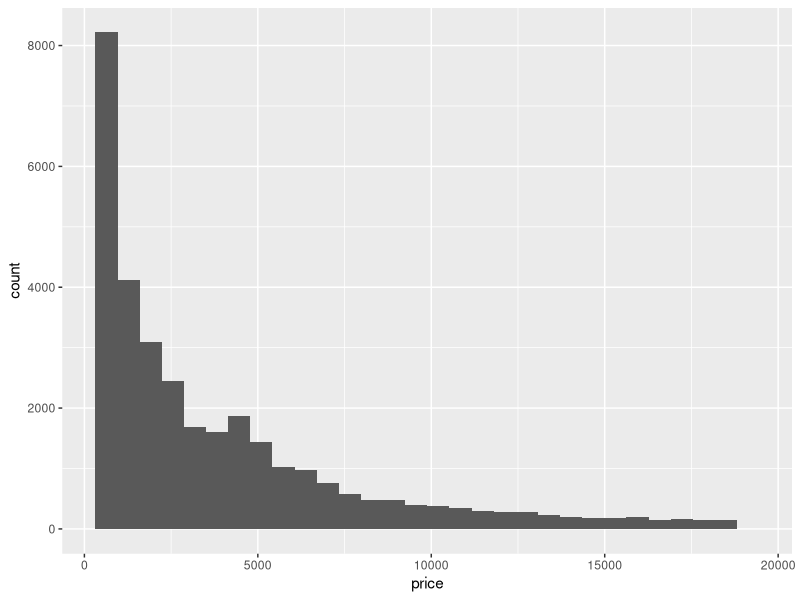
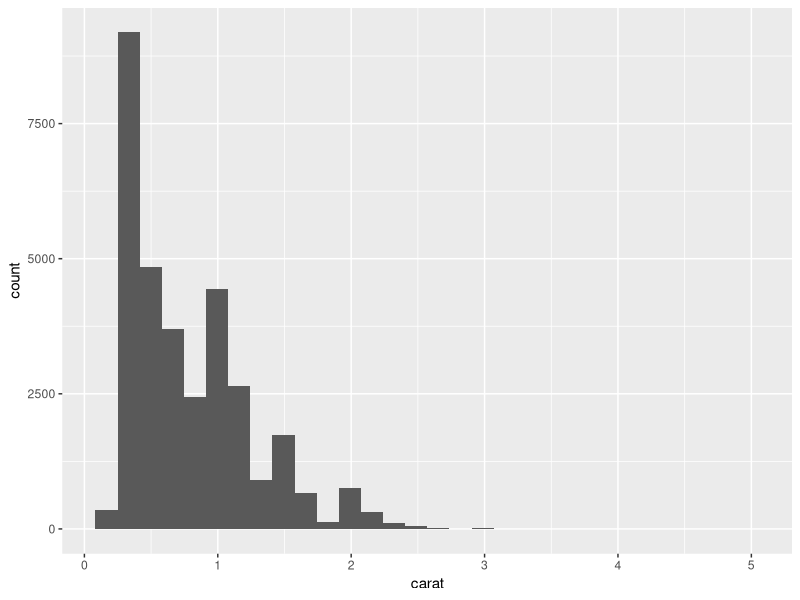

Recreate these plots in R, in order. (Note: this script raises an error after producing the figures.)
library(tidyverse)

# check out our data (included with 'tidyverse' package)
diamonds

# training/test/validation split
set.seed(12345)
train.proportion <- 0.6
test.proportion <- 0.2
validation.proportion <- 0.2

# pull out the training data
train.index <- sample(1:nrow(diamonds), nrow(diamonds)*train.proportion)
train.data <- diamonds[train.index,]

# select test and validation from what's left over
holdout.data <- diamonds[-train.index,]
test.index <- sample(1:nrow(holdout.data), nrow(diamonds)*test.proportion)
test.data <- holdout.data[test.index,]
validation.data <- holdout.data[-test.index,]

### a bit of data exploration ###

# 'price' data distribution
summary(train.data$price)
ggplot(data=train.data) +
  geom_histogram(mapping = aes(x=price))

# 'carat' data distribution
summary(train.data$carat)
ggplot(data=train.data) +
  geom_histogram(mapping = aes(x=carat))

# price vs carat
ggplot(data=train.data[train.plot.sample.idx,]) + 
  geom_point(mapping = aes(x=carat,y=price))


### train a linear regression model using a single variable, carat, as predictor
carat.lm <- lm(data = train.data, price ~ carat)
summary(carat.lm)

train.data$price.pred.carat <- predict(carat.lm, newdata=train.data)

# sample just 1000 points from the training data for easy plotting
train.plot.sample.idx <- sample(1:nrow(train.data), 1000)


# plot price vs. the model predictions
ggplot(data=train.data[train.plot.sample.idx,]) + 
  geom_point(mapping = aes(x=price.pred.carat,y=price)) +
  geom_abline(intercept=0, slope=1, color="red")

# compare with the plot of price vs carat directly
ggplot(data=train.data[train.plot.sample.idx,]) + 
  geom_point(mapping = aes(x=carat,y=price))

# ...in other words
ggplot(data=train.data[train.plot.sample.idx,]) + 
  geom_point(mapping = aes(x=carat,y=price.pred.carat))


# plot price vs. the model predictions with forced equal x, y scales
ggplot(data=train.data[train.plot.sample.idx,]) + 
  geom_point(mapping = aes(x=price.pred.carat,y=price)) +
  coord_equal(ratio=1) +
  geom_abline(intercept=0, slope=1, color="red")

# note: some price predictions are less than 0 - why is this?


# check out the distribution of residuals for this model
train.data$carat.lm.residuals <- train.data$price - train.data$price.pred.carat
ggplot(data=train.data[train.plot.sample.idx,]) +
  geom_histogram(mapping = aes(x=carat.lm.residuals)) + 
  geom_vline(xintercept = 0, color="red")

# linear regression assumes error is normally distributed - are we close?


### Polynomial models ###

# try adding a higher-order term
# aka fitting price to a 2nd-order polynomial of carat
carat.lm.poly.2 <- lm(data = train.data, price ~ carat + I(carat^2))
summary(carat.lm.poly.2)

# plot price vs predicted price for the polynomial model
train.data$price.pred.carat.poly.2 <- predict(carat.lm.poly.2, newdata=train.data)
ggplot(data=train.data[train.plot.sample.idx,]) + 
  geom_point(mapping = aes(x=price.pred.carat.poly.2,y=price)) +
  coord_equal(ratio=1) + 
  geom_abline(intercept=0, slope=1, color="red")

# look at the distribution of residuals
train.data$residuals.carat.poly.2 <- train.data$price - train.data$price.pred.carat.poly.2
ggplot(data=train.data[train.plot.sample.idx,]) +
  geom_histogram(mapping = aes(x=residuals.carat.poly.2)) + 
  geom_vline(xintercept = 0, color="red")

# try a 3rd-order polynomial
carat.lm.poly.3 <- lm(data = train.data, price ~ carat + I(carat^2) + I(carat^3))
summary(carat.lm.poly.3)

# plot price vs predicted price for the 3rd-order polynomial model
train.data$price.pred.carat.poly.3 <- predict(carat.lm.poly.3, newdata=train.data)

ggplot(data=train.data[train.plot.sample.idx,]) + 
  geom_point(mapping = aes(x=price.pred.carat.poly.3,y=price)) +
  coord_equal(ratio=1) + 
  geom_abline(intercept=0, slope=1, color="red")

# look at the distribution of residuals for the poly 3 model
train.data$residuals.carat.poly.3 <- train.data$price - train.data$price.pred.carat.poly.3
ggplot(data=train.data[train.plot.sample.idx,]) +
  geom_histogram(mapping = aes(x=residuals.carat.poly.3)) + 
  geom_vline(xintercept = 0, color="red")

# compare performance of each model against the validation set

# compute predicted price by each model for the validation set
validation.data$price.pred.carat.lm <- predict(carat.lm, newdata=validation.data)
validation.data$price.pred.carat.poly.2 <- predict(carat.lm.poly.2, newdata=validation.data)
validation.data$price.pred.carat.poly.3 <- predict(carat.lm.poly.3, newdata=validation.data)

# look at some actual accuracy metrics
library(forecast)
accuracy(validation.data$price.pred.carat.lm, validation.data$price)
accuracy(validation.data$price.pred.carat.poly.2, validation.data$price)
accuracy(validation.data$price.pred.carat.poly.3, validation.data$price)

# ME: Mean Error
# RMSE: Root Mean Squared Error
# MAE: Mean Absolute Error
# MPE: Mean Percentage Error
# MAPE: Mean Absolute Percentage Error

# R-squared
cor(validation.data$price.pred.carat.lm, validation.data$price)^2
cor(validation.data$price.pred.carat.poly.2, validation.data$price)^2
cor(validation.data$price.pred.carat.poly.3, validation.data$price)^2

# what about adjusted R-squared?


### Why not use higher-order polynomials all the time? ###

# try with a tiny training dataset
set.seed(11235)
train.data.tiny.index <- sample(1:nrow(train.data), 10)
train.data.tiny <- train.data[train.data.tiny.index,]

ggplot(data=train.data.tiny) + 
  geom_point(mapping = aes(x = carat, y = price))

# train our 3 polynomial models on the tiny dataset
tiny.poly.1 <- lm(data=train.data.tiny, price ~ carat)
summary(tiny.poly.1)

tiny.poly.2 <- lm(data=train.data.tiny, price ~ carat + I(carat^2))
summary(tiny.poly.2)

tiny.poly.3 <- lm(data=train.data.tiny, price ~ carat + I(carat^2) + I(carat^3))
summary(tiny.poly.3)

tiny.poly.5 <- lm(data=train.data.tiny, price ~ carat + I(carat^2) + I(carat^3)
                  + I(carat^4) + I(carat^5))
summary(tiny.poly.5)

tiny.poly.8 <- lm(data=train.data.tiny, price ~ carat + I(carat^2) + I(carat^3)
                  + I(carat^4) + I(carat^5) + I(carat^6) + I(carat^7)+ I(carat^8))
summary(tiny.poly.8)
# look at the curves fit by each model

# simple linear model
tiny.poly.1$coefficients
ggplot(data=train.data.tiny) + 
  geom_point(mapping = aes(x = carat, y = price)) + 
  stat_function(geom = "line",
                fun = function(x) tiny.poly.1$coefficients[1] + 
                  tiny.poly.1$coefficients[2]*x
                ) + 
  ggtitle("Linear Model")


# 2nd-order polynomial
tiny.poly.2$coefficients
ggplot(data=train.data.tiny) + 
  geom_point(mapping = aes(x = carat, y = price)) + 
  stat_function(geom = "line",
                fun = function(x) tiny.poly.2$coefficients[1] + 
                  tiny.poly.2$coefficients[2]*x + 
                  tiny.poly.2$coefficients[3]*x^2
  ) + 
  ggtitle("Polynomial Order 2")

# 3rd-order polynomial
tiny.poly.3$coefficients
ggplot(data=train.data.tiny) + 
  geom_point(mapping = aes(x = carat, y = price)) + 
  stat_function(geom = "line",
                fun = function(x) tiny.poly.3$coefficients[1] + 
                  tiny.poly.3$coefficients[2]*x + 
                  tiny.poly.3$coefficients[3]*x^2 + 
                  tiny.poly.3$coefficients[4]*x^3
  ) + 
  ggtitle("Polynomial Order 3")


# 5th-order polynomial
tiny.poly.5$coefficients
ggplot(data=train.data.tiny) + 
  geom_point(mapping = aes(x = carat, y = price)) + 
  stat_function(geom = "line",
                fun = function(x) tiny.poly.5$coefficients[1] + 
                  tiny.poly.5$coefficients[2]*x + 
                  tiny.poly.5$coefficients[3]*x^2 + 
                  tiny.poly.5$coefficients[4]*x^3 + 
                  tiny.poly.5$coefficients[5]*x^4 + 
                  tiny.poly.5$coefficients[6]*x^5
  ) + 
  ggtitle("Polynomial Order 5")

# what happens when we extrapolate?
ggplot(data=train.data.tiny) + 
  geom_point(mapping = aes(x = carat, y = price)) + 
  stat_function(geom = "line",
                fun = function(x) tiny.poly.5$coefficients[1] + 
                  tiny.poly.5$coefficients[2]*x + 
                  tiny.poly.5$coefficients[3]*x^2 + 
                  tiny.poly.5$coefficients[4]*x^3 + 
                  tiny.poly.5$coefficients[5]*x^4 + 
                  tiny.poly.5$coefficients[6]*x^5
  ) + xlim(0,2) + 
  ggtitle("Polynomial Order 5")

# 8th-order polynomial
tiny.poly.8$coefficients
ggplot(data=train.data.tiny) + 
  geom_point(mapping = aes(x = carat, y = price)) + 
  stat_function(geom = "line",
                fun = function(x) tiny.poly.8$coefficients[1] + 
                  tiny.poly.8$coefficients[2]*x + 
                  tiny.poly.8$coefficients[3]*x^2 + 
                  tiny.poly.8$coefficients[4]*x^3 + 
                  tiny.poly.8$coefficients[5]*x^4 + 
                  tiny.poly.8$coefficients[6]*x^5 + 
                  tiny.poly.8$coefficients[7]*x^6 + 
                  tiny.poly.8$coefficients[8]*x^7 + 
                  tiny.poly.8$coefficients[9]*x^8
  ) + 
  ggtitle("Polynomial Order 8")

# check out the validation results
validation.data$val.preds.tiny.poly.1 <- predict(tiny.poly.1, newdata = validation.data)
ggplot(data=validation.data) +
  geom_point(mapping = aes(x=val.preds.tiny.poly.1, y=price)) +
  coord_equal(ratio=1) + 
  geom_abline(intercept=0, slope=1, color="red") + 
  ggtitle("Tiny Polynomial Model 1")

validation.data$val.preds.tiny.poly.2 <- predict(tiny.poly.2, newdata = validation.data)
ggplot(validation.data) +
  geom_point(mapping = aes(x=val.preds.tiny.poly.2, y=price)) +
  coord_equal(ratio=1) + 
  geom_abline(intercept=0, slope=1, color="red") + 
  ggtitle("Tiny Polynomial Model 2")

validation.data$val.preds.tiny.poly.3 <- predict(tiny.poly.3, newdata = validation.data)
ggplot(validation.data) +
  geom_point(mapping = aes(x=val.preds.tiny.poly.3, y=price)) +
  coord_equal(ratio=1) + 
  geom_abline(intercept=0, slope=1, color="red") + 
  ggtitle("Tiny Polynomial Model 3")

validation.data$val.preds.tiny.poly.5 <- predict(tiny.poly.5, newdata = validation.data)
ggplot(validation.data) +
  geom_point(mapping = aes(x=val.preds.tiny.poly.5, y=price)) +
  geom_abline(intercept=0, slope=1, color="red") + 
  ggtitle("Tiny Polynomial Model 5")

validation.data$val.preds.tiny.poly.8 <- predict(tiny.poly.8, newdata = validation.data)
ggplot(validation.data) +
  geom_point(mapping = aes(x=val.preds.tiny.poly.8, y=price)) +
  geom_abline(intercept=0, slope=1, color="red") + 
  ggtitle("Tiny Polynomial Model 8")

# some predictions WAY off for the higher-order models - why is this?

# compare accuracy measures across models
library(forecast)
accuracy(validation.data$val.preds.tiny.poly.1, validation.data$price)
accuracy(validation.data$val.preds.tiny.poly.2, validation.data$price)
accuracy(validation.data$val.preds.tiny.poly.3, validation.data$price)
accuracy(validation.data$val.preds.tiny.poly.5, validation.data$price)
accuracy(validation.data$val.preds.tiny.poly.8, validation.data$price)

# ME: Mean Error
# RMSE: Root Mean Squared Error
# MAE: Mean Absolute Error
# MPE: Mean Percentage Error
# MAPE: Mean Absolute Percentage Error

# R-squared
cor(validation.data$val.preds.tiny.poly.1, validation.data$price) ^ 2
cor(validation.data$val.preds.tiny.poly.2, validation.data$price) ^ 2
cor(validation.data$val.preds.tiny.poly.3, validation.data$price) ^ 2
cor(validation.data$val.preds.tiny.poly.5, validation.data$price) ^ 2
cor(validation.data$val.preds.tiny.poly.8, validation.data$price) ^ 2



# what is our best guess at real model performance?
# note: this is why we have validation and test data
test.data$predicted.price <- predict(carat.lm.poly.3, newdata=test.data)
cor(test.data$predicted.price, test.data$price) ^ 2
